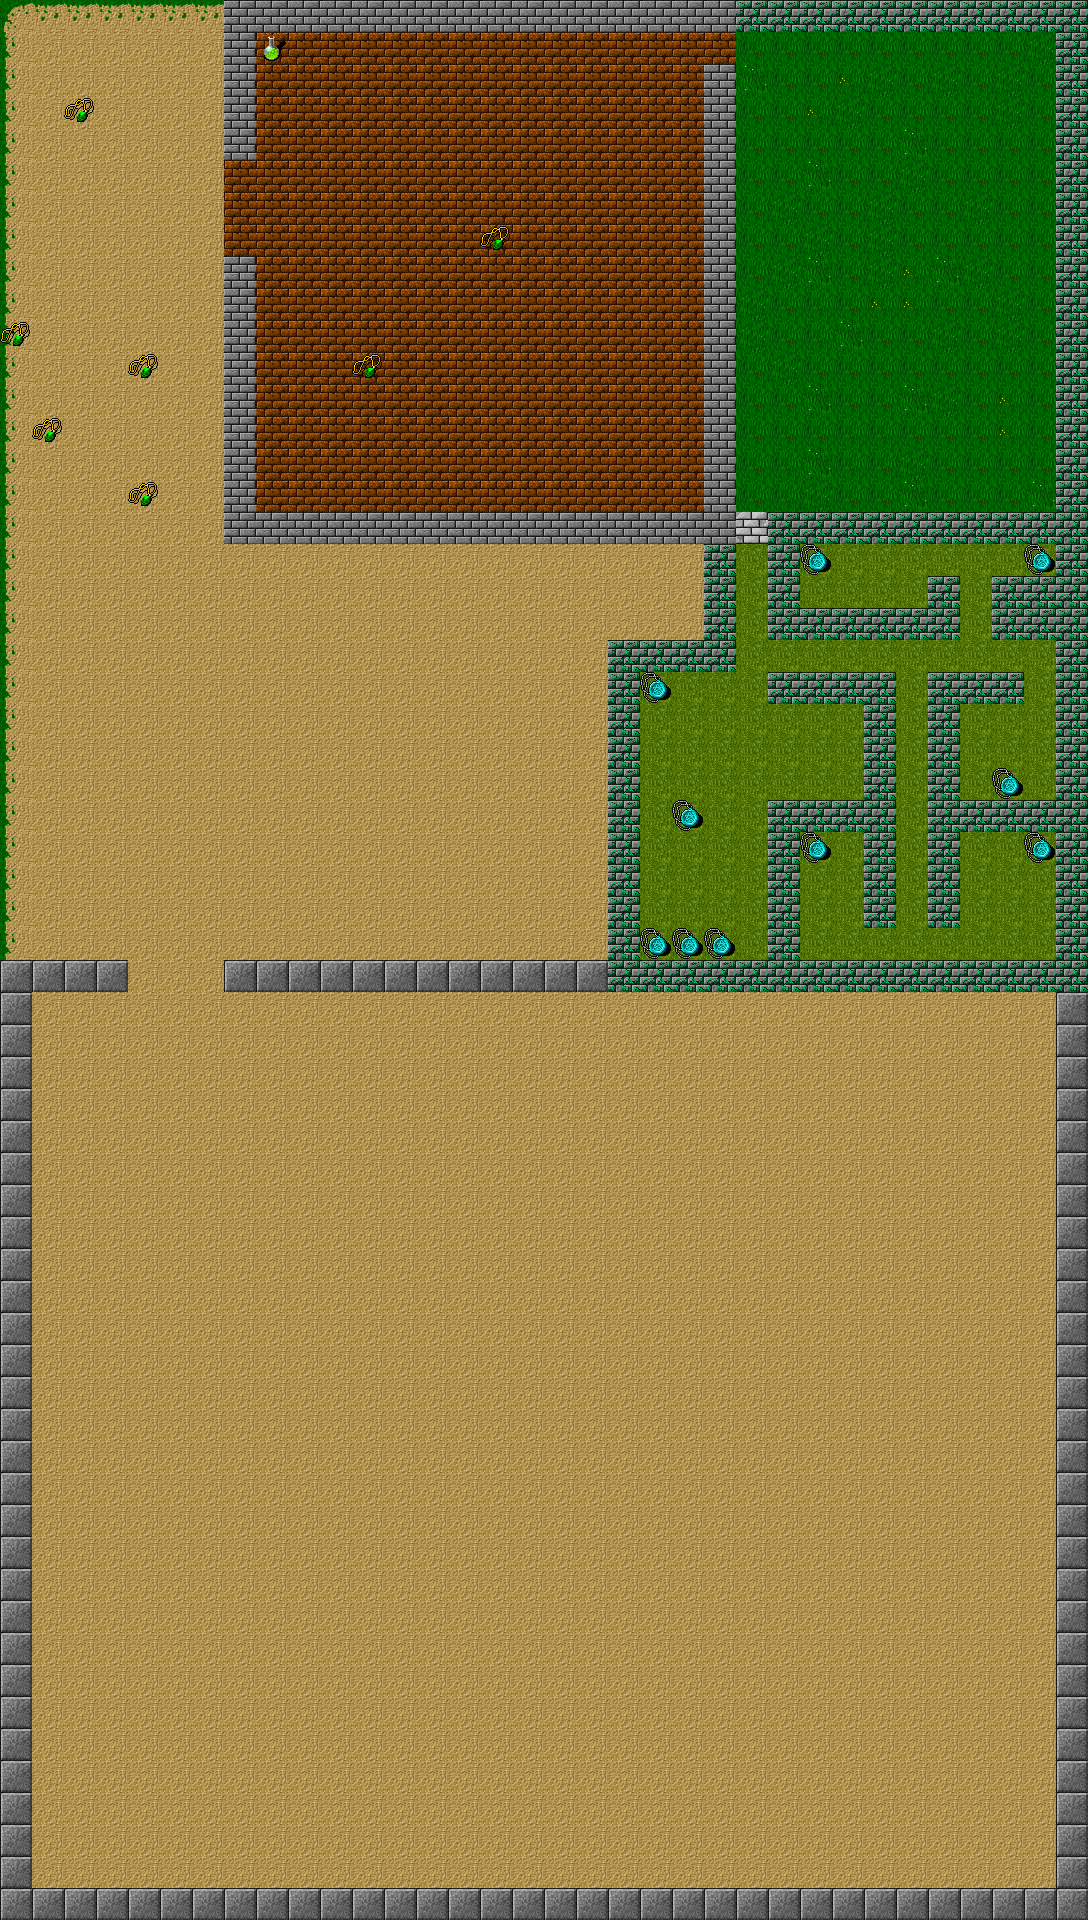

A level layout from a 2D game, rendered from its tile map. Below: a short description, then the map file with tile-grid data replaced by summaries:
An orthogonal 34x60 tile map with 32x32 px tiles, 2 tile layers (Main, Background) and 44 objects (25x solid, 10x BlueMed, 7x GreenMed, SpeedZel, soild).

<map version="1.2" tiledversion="1.2.0" orientation="orthogonal" renderorder="right-down" width="34" height="60" tilewidth="32" tileheight="32" infinite="0" nextlayerid="4" nextobjectid="61">
 <tileset firstgid="1" source="Tilelset.tsx" />
 <layer id="1" name="Main" width="34" height="60">
  <data>[2040 cells, 2040 non-empty, 15 distinct tile ids]</data>
 </layer>
 <objectgroup id="3" name="Collision and reaching">
  <object id="7" name="GreenMed" x="2.72727" y="323.636" width="26.9091" height="22.5455" />
  <object id="8" name="GreenMed" x="33.4545" y="418.545" width="28.3636" height="23.8182" />
  <object id="10" name="GreenMed" x="130.182" y="483.091" width="28.3636" height="23.8182" />
  <object id="11" name="GreenMed" x="130.182" y="354.364" width="28.3636" height="23.8182" />
  <object id="12" name="GreenMed" x="65.2727" y="97.8182" width="28.3636" height="23.8182" />
  <object id="13" name="GreenMed" x="352.879" y="355.576" width="28.3636" height="23.8182" />
  <object id="14" name="GreenMed" x="482.545" y="227.242" width="28.3636" height="23.8182" />
  <object id="16" name="SpeedZel" x="260" y="35.25" width="21.25" height="26" />
  <object id="17" name="BlueMed" x="800.182" y="544" width="27.6364" height="31.0909" />
  <object id="19" name="BlueMed" x="640.841" y="672.159" width="27.6364" height="31.0909" />
  <object id="20" name="BlueMed" x="673.091" y="800.409" width="27.6364" height="31.0909" />
  <object id="21" name="BlueMed" x="641.091" y="927.909" width="27.6364" height="31.0909" />
  <object id="22" name="BlueMed" x="673.591" y="927.659" width="27.6364" height="31.0909" />
  <object id="23" name="BlueMed" x="705.341" y="928.409" width="27.6364" height="31.0909" />
  <object id="24" name="BlueMed" x="802.591" y="834.159" width="27.6364" height="31.0909" />
  <object id="25" name="BlueMed" x="1025.59" y="832.159" width="27.6364" height="31.0909" />
  <object id="26" name="BlueMed" x="995.091" y="768.659" width="27.6364" height="31.0909" />
  <object id="27" name="BlueMed" x="1025.59" y="544.659" width="27.6364" height="31.0909" />
  <object id="28" name="solid" x="223.5" y="0" width="33.5" height="159.5" />
  <object id="29" name="solid" x="224.125" y="256.375" width="31.875" height="287.375" />
  <object id="30" name="solid" x="256" y="512.25" width="479.75" height="31.75" />
  <object id="31" name="solid" x="257.091" y="0" width="830.909" height="32.5" />
  <object id="32" name="soild" x="1056.13" y="32.5" width="32.5417" height="1887.5" />
  <object id="33" name="solid" x="704" y="65" width="32" height="606" />
  <object id="34" name="solid" x="768.5" y="513.25" width="31.75" height="127" />
  <object id="35" name="solid" x="800.313" y="513.063" width="253.688" height="30.4375" />
  <object id="36" name="solid" x="800.545" y="608.727" width="159.788" height="31.6061" />
  <object id="37" name="solid" x="992.5" y="577" width="63.5" height="63" />
  <object id="38" name="solid" x="0.666667" y="-30" width="224" height="28.6667" />
  <object id="42" name="solid" x="0.5" y="960.5" width="30.8333" height="959.5" />
  <object id="43" name="solid" x="32.6667" y="1888" width="1023.33" height="32" />
  <object id="44" name="solid" x="-32" y="-28" width="32" height="990" />
  <object id="45" name="solid" x="224" y="958" width="832" height="34" />
  <object id="46" name="solid" x="32" y="960" width="96" height="32" />
  <object id="49" name="solid" x="605.333" y="639.333" width="36.6667" height="318.667" />
  <object id="50" name="solid" x="644" y="637.333" width="59.3333" height="33.3333" />
  <object id="51" name="solid" x="768" y="672.667" width="127.333" height="30" />
  <object id="52" name="solid" x="863.333" y="702.667" width="32.6667" height="224" />
  <object id="53" name="solid" x="769.333" y="801.333" width="93.3333" height="30.6667" />
  <object id="54" name="solid" x="770" y="834" width="29.3333" height="123.333" />
  <object id="55" name="solid" x="928.667" y="578" width="30" height="28.6667" />
  <object id="56" name="solid" x="928" y="673.333" width="94.6667" height="29.3333" />
  <object id="57" name="solid" x="928" y="704.667" width="33.3333" height="222.667" />
  <object id="58" type="solid" x="961.333" y="800" width="94.6667" height="30.6667" />
 </objectgroup>
 <layer id="2" name="Background" width="34" height="60">
  <data>[2040 cells, 18 non-empty, 3 distinct tile ids]</data>
 </layer>
</map>
